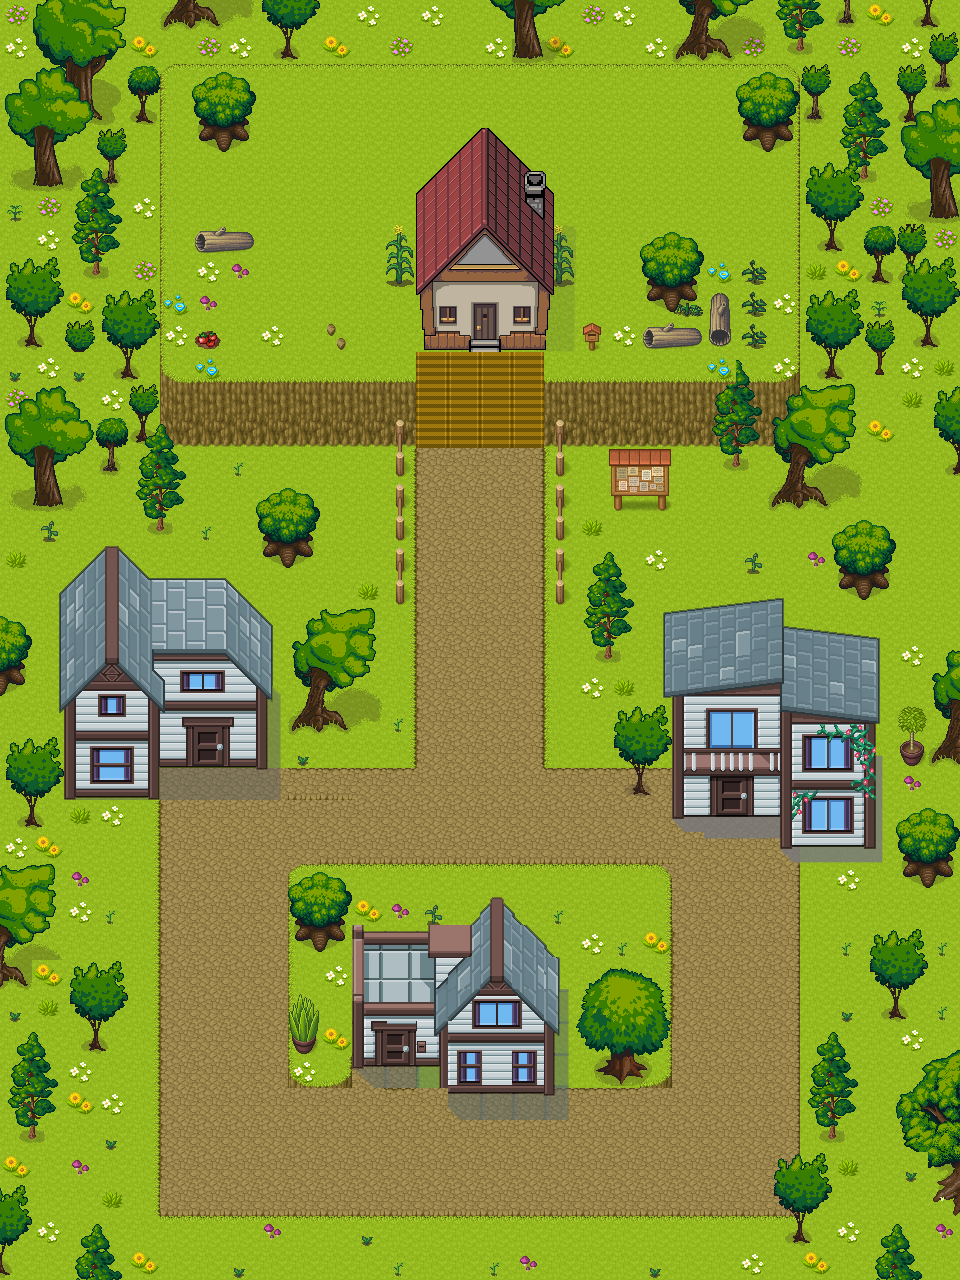

The image is a tile-based game level rendered from a .tmx file. Its description and source (layers, tilesets, objects; grid data summarised) follow:
An orthogonal 30x40 tile map with 32x32 px tiles, 4 tile layers (ground, stairs, slider, object), 8 tilesets and 1 object (start).

<map version="1.9" tiledversion="1.9.2" orientation="orthogonal" renderorder="right-down" width="30" height="40" tilewidth="32" tileheight="32" infinite="0" nextlayerid="9" nextobjectid="3">
 <editorsettings>
  <export target="worldmap.tmj" format="json" />
 </editorsettings>
 <tileset firstgid="1" name="tuxmon32x32" tilewidth="32" tileheight="32" tilecount="775" columns="25">
  <image source="tuxmon-32x32.png" width="816" height="1020" />
 </tileset>
 <tileset firstgid="776" name="pipoya32x32" tilewidth="32" tileheight="32" tilecount="1064" columns="8">
  <image source="pipoya.png" width="256" height="4256" />
 </tileset>
 <tileset firstgid="1840" name="trees32x32" tilewidth="32" tileheight="32" tilecount="1024" columns="32">
  <image source="trees-green.png" width="1024" height="1024" />
 </tileset>
 <tileset firstgid="2864" name="plants32x32" tilewidth="32" tileheight="32" tilecount="108" columns="9">
  <image source="plants.png" width="288" height="384" />
 </tileset>
 <tileset firstgid="2972" name="house32x32" tilewidth="32" tileheight="32" tilecount="35" columns="5">
  <image source="house1.png" width="163" height="228" />
 </tileset>
 <tileset firstgid="3007" name="friendhouse232x32" tilewidth="32" tileheight="32" tilecount="72" columns="8">
  <image source="friendhouse2.png" width="276" height="311" />
 </tileset>
 <tileset firstgid="3079" name="house332x32" tilewidth="32" tileheight="32" tilecount="64" columns="8">
  <image source="house3.png" width="259" height="280" />
 </tileset>
 <tileset firstgid="3143" name="myhouse32x32" tilewidth="35" tileheight="35" margin="3" tilecount="49" columns="7">
  <image source="myhouse.png" width="255" height="253" />
 </tileset>
 <layer id="1" name="ground" width="30" height="40" locked="1">
  <data>[1200 cells, 1200 non-empty, 4 distinct tile ids]</data>
 </layer>
 <layer id="5" name="stairs" width="30" height="40">
  <data>[1200 cells, 198 non-empty, 31 distinct tile ids]</data>
 </layer>
 <objectgroup id="8" name="Object Layer 1">
  <object id="2" name="start" x="486" y="387.333">
   <point />
  </object>
 </objectgroup>
 <layer id="4" name="slider" width="30" height="40">
  <data>[1200 cells, 162 non-empty, 51 distinct tile ids]</data>
 </layer>
 <layer id="6" name="object" width="30" height="40">
  <data>[1200 cells, 585 non-empty, 276 distinct tile ids]</data>
 </layer>
</map>
